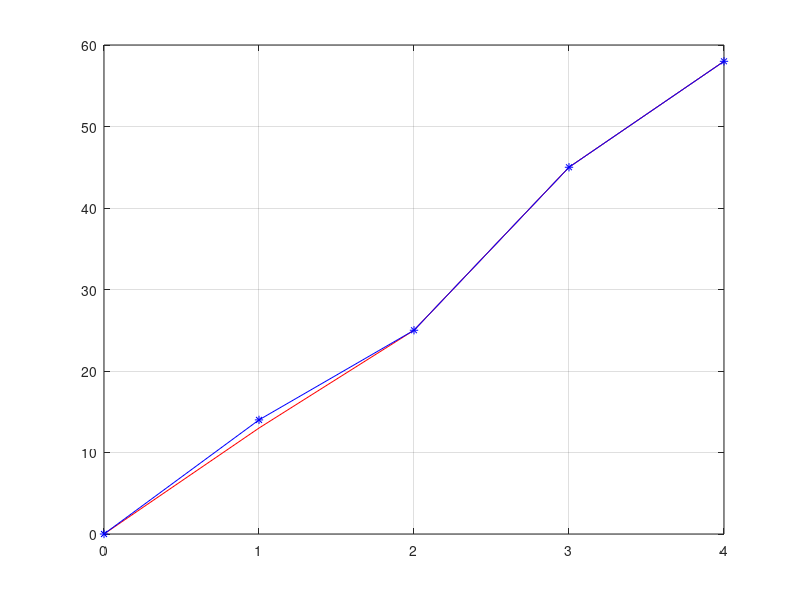

This figure's MATLAB source:
close all
% 
% xc= [-1.0 -0.8 -0.5 -0.3 -0.1 0.1 0.3 0.5 0.8 1.0];
% yc=[51 39 22 11 0 0 7 13 23 30];
% xt= [-1.0 -0.8 -0.7 -0.5 -0.3 -0.1 0.1 0.3 0.5 0.7 0.8 1.0]; 
% yt= [50 40 34 23 10 0 0 10 13 16 17 34];
% 
% plot(xc,yc, 'r-');
% grid on; hold on;
% plot(xt,yt, 'b*-');



%% [50 40 23 10 0 0 10 13 19 34]


% 
% xc= [0 0.5 1.0 2.0 3.0 4.0]
% xt= [0 0.5 1.0 2.0 3.0 4.0]
% yc= [0 0 9 23 39 59]
% yt= [0 0 9 25 35 56]
% plot(xc,yc, 'r-');
% grid on; hold on;
% plot(xt,yt, 'b*-');

xc= [0 1.0 2.0 3.0 4.0]
xt= [0 1.0 2.0 3.0 4.0]
yc= [0 13 25 45 58]
yt= [0 14 25 45 58]
plot(xc,yc, 'r-');
grid on; hold on;
plot(xt,yt, 'b*-');
% Modify contoent (A.M. 11:51)